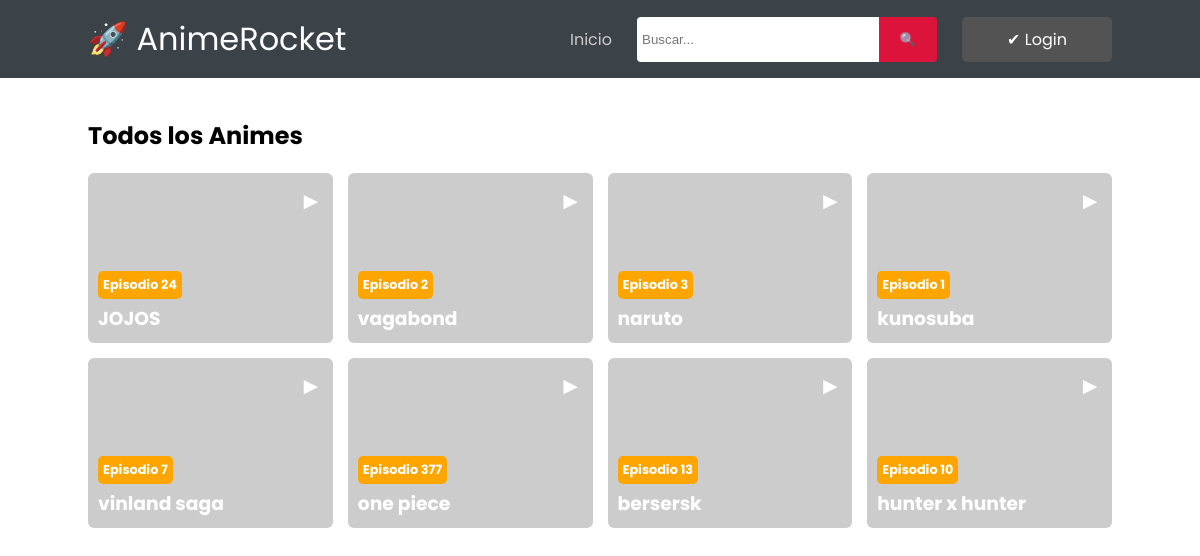
Page /browser.php on the committed database.
### tables this page shows
CREATE TABLE `video` (
  `id` int(11) NOT NULL,
  `titulo` varchar(55) NOT NULL,
  `thumbnail` varchar(255) NOT NULL,
  `archivo` varchar(255) NOT NULL,
  `categoria` varchar(11) NOT NULL,
  `lista` int(4) NOT NULL,
  `fecha_insercion` date NOT NULL,
  `fecha_publicacion` timestamp NOT NULL DEFAULT current_timestamp() ON UPDATE current_timestamp(),
  `orden` int(4) NOT NULL
);

### config/todos.php (called while the page is built, shortened)
<?php
        class todos extends mysqli{
        public function get_todos(){
            $consulta = "SELECT * FROM video ORDER BY fecha_insercion ASC";
            $query = $this->query($consulta);
            return $query;
        }
    }
?>

### browser.php (the view, shortened to what this page needs)
<!DOCTYPE html>
<html lang="es-MX">
<head>
  <link rel="stylesheet" href="css/styles.css">
</head>
<body>
  <header>
    <div class="header">
      <div class="logo">🚀 AnimeRocket</div>
      <nav>
        <ul>
          <li><a href="index.php">Inicio</a></li>
        </ul>
        <div id="search">
          <form action="browser.php" method="POST">
            <input type="text" placeholder="Buscar..." name="texto">
            <input type="submit" name="search" value="🔍">
          </form>
        </div>
        <a href="admin/index.php" class="login">✔ Login</a>
      </nav>
    </div>
  </header>
  <section id="main">
    <h2>Todos los Animes</h2>
    <div class="episodes">
      <?php
      require_once 'config/todos.php';
      $todos= new todos("localhost","root","","anime_rocket");
        if (isset($_POST['search'])) {
          $result3 = $todos->search($_POST['texto']);
        } else {
          $result3 = $todos ->get_todos();
        }
        while ($row3 = $result3-> fetch_array()) {
      ?>
        <div class="episode">
            <img src="<?php echo $row3['thumbnail'] ?>" alt="">
            <p class="icon">►</p>
          <div class="episode_description">
            <p class="episode_number">Episodio <?php echo $row3['orden'];?></p>
            <h3 class="episode_title"><?php echo $row3['titulo']  ?></h3>
          </div>
        </div>
        <?php
          }
        ?>
    </div>

### css/styles.css (style rules this page uses)
* { margin: 0; padding: 0; }
body { font-family: 'Poppins', sans-serif; }
header { background: #3b4248; padding: 15px 0; width: 100%; }
.header { display: flex; max-width: 1024px; margin: auto; align-items: center; justify-content: space-between; }
.logo { font-size: 2rem; color: #fff; }
nav { display: flex; gap: 25px; }
nav ul { list-style: none; display: flex; align-items: center; gap: 15px; }
nav ul a { text-decoration: none; color: #ccc; font-size: 1rem; display: block; transition: all 0.5s ease; }
#search form { display: flex; align-items: center; width: 300px; }
#search form input { width: 80%; height: 35px; padding: 5px; border: none; border-radius: 4px 0 0 4px; }
#search form input[type='submit'] { width: 20%; height: 45px; background-color: crimson; border: none; border-radius: 0 4px 4px 0; }
.login { display: flex; justify-content: center; align-items: center; width: 150px; background: #535353; border-radius: 5px; text-decoration: none; color: #fff; text-align: center; transition: all 0.5s ease; }
#main { max-width: 1024px; margin: 40px auto; }
.episodes { display: grid; grid-template-columns: repeat(4, 1fr); gap: 15px; margin-top: 20px; }
.episode { position: relative; overflow: hidden; border-radius: 6px; cursor: pointer; }
.episode img { width: 100%; height: 100%; object-fit: cover; transition: all 0.5s ease-in-out; }
.icon { color: #fff; font-size: 1.5rem; position: absolute; top: 10px; right: 10px; }
.episode_description { position: absolute; bottom: 10px; left: 10px; color: #fff; }
.episode_number { background: orange; font-size: 0.8rem; font-weight: bold; width: auto; padding: 5px; border-radius: 5px; display: inline-block; margin-bottom: 5px; }

### rows in the picture
video: orden "24", titulo "JOJOS"
video: orden "2", titulo "vagabond"
video: orden "3", titulo "naruto"
video: orden "1", titulo "kunosuba"
video: orden "7", titulo "vinland saga"
video: orden "377", titulo "one piece"
video: orden "13", titulo "bersersk"
video: orden "10", titulo "hunter x hunter"
